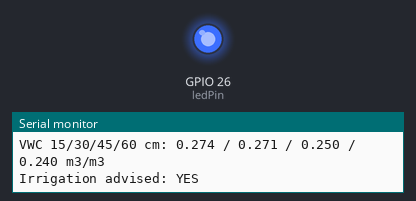
The sketch below on a simulated ESP32. Parts: output pins drawn as LEDs (lit = HIGH), the last lines printed to the serial monitor. WiFi joins after 1.5 s; servers stay silent unless stated; web services answer with replies made up by the test bench.

Above: at 43.5 s.
At 108.6 s:
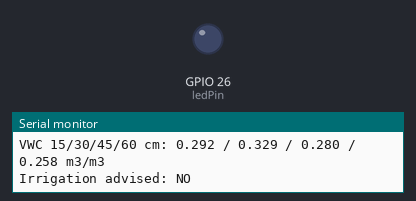
Timing chart, 0 to 110.1 s (numbered marks = the images above):
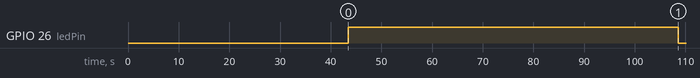

The sketch:

sketch.ino
```cpp
#include <WiFi.h>
#include <HTTPClient.h>
#include <WiFiClientSecure.h>

// ---------------- Simulation control ----------------
#define AUTO_SIMULATION true   // true: model generates data, false: Wokwi sliders
#define USE_DEEP_SLEEP  false  // Wokwi loses RTC state on deep sleep; drop the Wi-Fi link instead

const uint32_t SLEEP_SECONDS = 20;     // stands for 6 h in the model (ThingSpeak needs >= 15 s)
const int      TRIAL_SLOTS   = 28;     // 7 days x 4 slots/day (2 - 8 May 2024)
const int      SLOTS_PER_DAY = 4;

// ---------------- Pins ----------------
const int pot15Pin = 32;
const int pot30Pin = 33;
const int pot45Pin = 34;
const int pot60Pin = 35;
const int ledPin   = 26;   // ON = irrigation advised (paper: manual valve)

// ---------------- Network / ThingSpeak ----------------
const char* ssid     = "Wokwi-GUEST";
const char* password = "";
String apiKey = "YOUR_THINGSPEAK_WRITE_KEY";   // put your own key here, never publish it

// ThingSpeak channel field map (all VWC values are in m3/m3):
//   field1 = 15 cm   field2 = 30 cm   field3 = 45 cm   field4 = 60 cm
//   field5 = irrigation advised: 1 = YES, 0 = NO

// ---------------- Paper thresholds (Section 2.4) ----------------
const float VWC_LOW  = 0.25;   // start irrigation
const float VWC_HIGH = 0.30;   // stop irrigation

// ---------------- Persistent state (kept across a wake) ----------------
RTC_DATA_ATTR int   slotNo      = 0;
RTC_DATA_ATTR float vwc15s      = 0.27;
RTC_DATA_ATTR float vwc30s      = 0.27;
RTC_DATA_ATTR float vwc45s      = 0.25;
RTC_DATA_ATTR float vwc60s      = 0.24;
RTC_DATA_ATTR bool  irrigating  = false;
RTC_DATA_ATTR int   events      = 0;     // irrigation events (paper rate: ~0.5/day)
RTC_DATA_ATTR int   pumpSlots   = 0;     // slots with irrigation on
RTC_DATA_ATTR int   uploadOK    = 0;
RTC_DATA_ATTR int   uploadFail  = 0;

bool pumpOn = false;   // irrigation active during the current slot

float clampf(float v, float lo, float hi) { return v < lo ? lo : (v > hi ? hi : v); }

// Wokwi potentiometer (ADC 0..4095) -> volumetric water content (m3/m3).
// The mapping is assumed linear and inverted: a higher wiper voltage means drier
// soil, so ADC 0 -> 0.460 (wet) and ADC 4095 -> 0.050 (dry).
float getVWCFromPot(int rawADC) {
  return map(rawADC, 0, 4095, 460, 50) / 1000.0;
}

// ---------------- Soil model (AUTO mode) ----------------
void updateSoilModel(float &v15, float &v30, float &v45, float &v60) {
  // 1) drying during the last 6 h (ET uptake and drainage)
  //    15 cm rate calibrated to reproduce the paper's 24 events (plot B)
  v15 -= 0.0085; v30 -= 0.004;  v45 -= 0.002;  v60 -= 0.001;

  // 2) rain (2 days kept from the paper): 3 May = day 1, 7 May = day 5 (2 May = day 0)
  int day = slotNo / SLOTS_PER_DAY;
  float rainMm = 0;
  if (slotNo % SLOTS_PER_DAY == 0) {
    if (day == 1) rainMm = 14.75;
    if (day == 5) rainMm = 11.33;
  }
  if (rainMm > 0) {
    // Rain -> VWC response (assumed): the surface layer gains the most, deeper
    // layers less, using a per-mm gain that decays with depth.
    v15 += rainMm * 0.004;  v30 += rainMm * 0.003;
    v45 += rainMm * 0.0015; v60 += rainMm * 0.001;
    Serial.printf("[Rain] %.2f mm\n", rainMm);
  }

  // 3) irrigation rule on the 15 cm sensor: start below 0.25, stop at 0.30
  if (v15 < VWC_LOW && !irrigating) {
    events++;
    irrigating = true;
  }
  pumpOn = irrigating;

  if (irrigating) {
    pumpSlots++;
    // Water applied by drip while the valve is open: each active 6 h slot raises
    // the 15 cm layer by 0.03 m3/m3, with smaller (assumed) gains deeper down.
    v15 += 0.03;  v30 += 0.013;  v45 += 0.0065; v60 += 0.003;
    if (v15 >= VWC_HIGH) {      // irrigation is cut off at the upper threshold
      v15 = VWC_HIGH;
      irrigating = false;
    }
  }

  v15 = clampf(v15, 0.05, 0.46);  v30 = clampf(v30, 0.05, 0.46);
  v45 = clampf(v45, 0.05, 0.46);  v60 = clampf(v60, 0.05, 0.46);
}

// ---------------- Wi-Fi with the paper's 30 s timeout ----------------
bool connectWiFi() {
  if (WiFi.status() == WL_CONNECTED) return true;
  WiFi.begin(ssid, password);
  for (int i = 0; i < 60 && WiFi.status() != WL_CONNECTED; i++) {
    delay(500);                       // 60 x 500 ms = 30 s
  }
  return WiFi.status() == WL_CONNECTED;
}

// ---------------- One 6-hour measurement slot ----------------
// Sequence: read/generate the four VWC values -> apply the plot B rule and drive
// the LED -> connect Wi-Fi (30 s timeout) -> upload the five fields to ThingSpeak.
void runCycle() {
  float v15, v30, v45, v60;

  if (AUTO_SIMULATION) {
    // Advance the assumed soil model and persist the new moisture values
    v15 = vwc15s; v30 = vwc30s; v45 = vwc45s; v60 = vwc60s;
    updateSoilModel(v15, v30, v45, v60);
    vwc15s = v15; vwc30s = v30; vwc45s = v45; vwc60s = v60;
  } else {
    // Manual mode: read the four Wokwi potentiometers and apply the rule directly
    v15 = getVWCFromPot(analogRead(pot15Pin));
    v30 = getVWCFromPot(analogRead(pot30Pin));
    v45 = getVWCFromPot(analogRead(pot45Pin));
    v60 = getVWCFromPot(analogRead(pot60Pin));
    if (v15 < VWC_LOW && !irrigating) { events++; irrigating = true; }
    if (v15 >= VWC_HIGH) irrigating = false;
    pumpOn = irrigating;
    if (pumpOn) pumpSlots++;
  }
  digitalWrite(ledPin, pumpOn ? HIGH : LOW);

  Serial.printf("\n=== Slot %d / %d (day %d) ===\n", slotNo + 1, TRIAL_SLOTS, slotNo / SLOTS_PER_DAY);
  Serial.printf("VWC 15/30/45/60 cm: %.3f / %.3f / %.3f / %.3f m3/m3\n", v15, v30, v45, v60);
  Serial.printf("Irrigation advised: %s\n", pumpOn ? "YES" : "NO");

  // ---- Wi-Fi + upload ----
  uint32_t tConn = millis();
  bool online = connectWiFi();
  uint32_t connMs = millis() - tConn;

  if (!online) {
    // 30 s timeout expired: skip this slot's upload, exactly as the paper does
    Serial.println("Wi-Fi timeout (30 s) -> skip upload, back to sleep (as in the paper)");
    uploadFail++;
  } else {
    Serial.printf("Wi-Fi connected in %lu ms\n", (unsigned long)connMs);
    // HTTPS GET (ThingSpeak's documented form); setInsecure() skips certificate checks in the simulator
    WiFiClientSecure client;
    client.setInsecure();
    HTTPClient http;
    String url = "https://api.thingspeak.com/update?api_key=" + apiKey
               + "&field1=" + String(v15, 3)
               + "&field2=" + String(v30, 3)
               + "&field3=" + String(v45, 3)
               + "&field4=" + String(v60, 3)
               + "&field5=" + String(pumpOn ? 1 : 0);
    if (http.begin(client, url)) {
      int code = http.GET();
      String resp = http.getString();   // ThingSpeak returns the entry id; "0" = rejected
      Serial.printf("HTTP %d, ThingSpeak reply: %s\n", code, resp.c_str());
      if (code == 200 && resp != "0") uploadOK++; else uploadFail++;
      if (code < 0) Serial.printf("HTTP error: %s\n", http.errorToString(code).c_str());
      http.end();
    } else {
      Serial.println("http.begin() failed");
      uploadFail++;
    }
  }

  slotNo++;
  // Emulate the paper's wake cycle without deep sleep: drop the link so the
  // next runCycle() reconnects and the 30 s Wi-Fi timeout is exercised.
  WiFi.disconnect(true);
}

void printSummary() {
  Serial.println("\n############ TRIAL SUMMARY (7 days) ############");
  Serial.printf("Irrigation events: %d (paper rate ~0.5/day)\n", events);
  Serial.printf("Slots with irrigation on: %d\n", pumpSlots);
  Serial.printf("Uploads OK / failed: %d / %d\n", uploadOK, uploadFail);
}

void setup() {
  Serial.begin(115200);
  pinMode(ledPin, OUTPUT);
  digitalWrite(ledPin, LOW);

  // If the whole 46-day trial is already done, print the summary and stay asleep
  if (slotNo >= TRIAL_SLOTS) {
    printSummary();
    esp_deep_sleep_start();           // no wake source: stay asleep
  }

  runCycle();

  if (USE_DEEP_SLEEP) {
    Serial.printf("Deep sleep for %lu s (stands for 6 h)\n", (unsigned long)SLEEP_SECONDS);
    Serial.flush();
    esp_sleep_enable_timer_wakeup(SLEEP_SECONDS * 1000000ULL);
    esp_deep_sleep_start();
  }
}

void loop() {
  // only reached when USE_DEEP_SLEEP is false
  if (!USE_DEEP_SLEEP) {
    delay(SLEEP_SECONDS * 1000UL);           // stand-in for the 6 h sleep
    if (slotNo >= TRIAL_SLOTS) { printSummary(); while (true) delay(1000); }
    runCycle();
  }
}
```

Measured:
- by itself, GPIO 26 (ledPin): LOW → HIGH at 43.4 s, → LOW 65.1 s later
